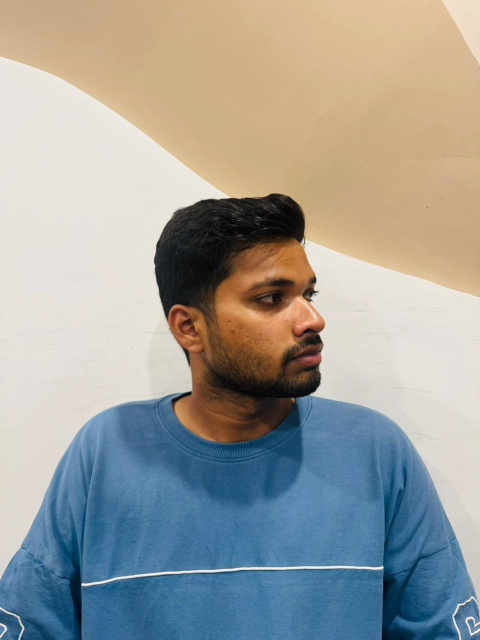
#> input picture smart-attendance-system-main/known_faces/CS-B_CS-B-009/left.jpg, 960 x 1280 px (shown at 1/2 size); its folder holds only this picture in this run
$ python augment_faces.py
#> lines starting #> are read from the running program, lines starting #| are printed output that depends on the picture
#> in augment_known_faces_directory, image is the input picture: shape (1280, 960, 3); mean B, G, R 155, 159.5, 158.1
# augment_faces.py
"""
Data augmentation utility — expands 3 training images per student to 30+.
Run this ONCE before training your model:
    python augment_faces.py
"""
import cv2
import os
import numpy as np
import random
from pathlib import Path


def augment_face_image(image):
    """
    Generate multiple augmented variants of a single face image.
    Each variant simulates a real-world condition: different lighting,
    slight angle, brightness, blur, etc.

    Returns a list of augmented images.
    """
    augmented = []
    h, w = image.shape[:2]
#> h = 1280; w = 960

    # 1. Original (always include)
    augmented.append(image.copy())

    # 2. Horizontal flip (simulates looking slightly left vs right)
    augmented.append(cv2.flip(image, 1))

    # 3. Brightness variations (simulates different room lighting)
    for gamma in [0.6, 0.8, 1.3, 1.6]:
        inv_gamma = 1.0 / gamma
        table = np.array([((i / 255.0) ** inv_gamma) * 255
                          for i in np.arange(256)]).astype("uint8")
        augmented.append(cv2.LUT(image, table))
#> after the loop, augmented = 6 items

    # 4. Rotation (slight head tilt ±5° and ±10°)
    for angle in [-10, -5, 5, 10]:
        M = cv2.getRotationMatrix2D((w // 2, h // 2), angle, 1.0)
        rotated = cv2.warpAffine(image, M, (w, h),
                                 flags=cv2.INTER_LINEAR,
                                 borderMode=cv2.BORDER_REPLICATE)
        augmented.append(rotated)
#> this loop made 4 passes
#> M on passes 1 to 4: [[0.985, -0.174, 118.4], [0.174, 0.985, -73.63]], [[0.996, -0.0872, 57.61], [0.0872, 0.996, -39.4]], [[0.996, 0.0872, -53.95], [-0.0872, 0.996, 44.27]], [[0.985, 0.174, -103.8], [-0.174, 0.985, 93.07]]
#> pass 1, in augment_face_image, `rotated = cv2.warpAffine(image, M, (w, h), flags=cv2.INTER_LINEAR, bor..`:
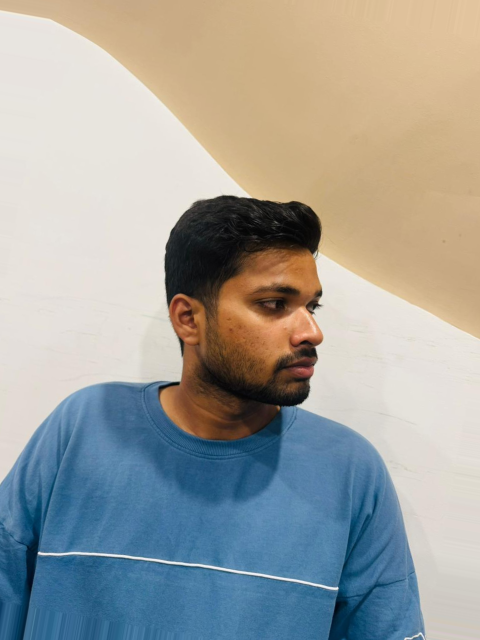
#> rotated: shape (1280, 960, 3) (shown at 1/2 size); mean B, G, R 157.6, 161.9, 160.5
#> pass 2, in augment_face_image, `rotated = cv2.warpAffine(image, M, (w, h), flags=cv2.INTER_LINEAR, bor..`:
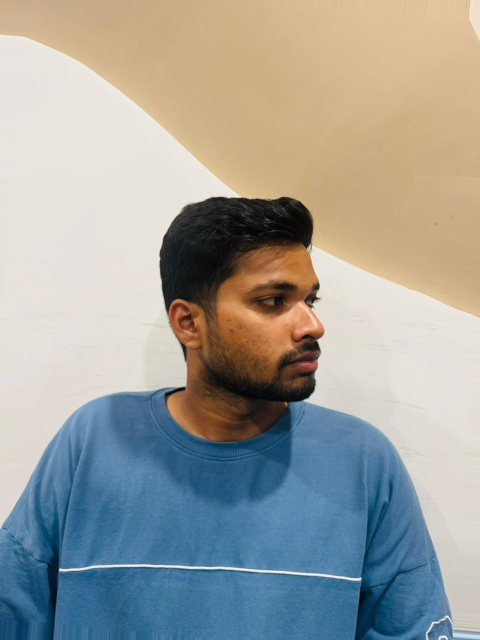
#> rotated: shape (1280, 960, 3) (shown at 1/2 size); mean B, G, R 156.1, 160.5, 159
#> pass 3, in augment_face_image, `rotated = cv2.warpAffine(image, M, (w, h), flags=cv2.INTER_LINEAR, bor..`:
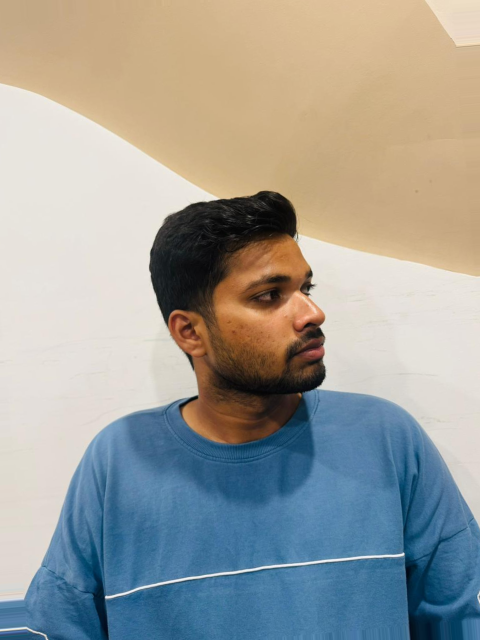
#> rotated: shape (1280, 960, 3) (shown at 1/2 size); mean B, G, R 154.3, 159.1, 157.9
#> after the loop, augmented = 10 items

    # 5. Gaussian noise (simulates low-light grain)
    for _ in range(2):
        noise = np.random.normal(0, 12, image.shape).astype(np.int16)
        noisy = np.clip(image.astype(np.int16) + noise, 0, 255).astype(np.uint8)
        augmented.append(noisy)
#> after the loop, augmented = 12 items

    # 6. Slight blur (simulates camera out of focus)
    augmented.append(cv2.GaussianBlur(image, (5, 5), 0))
    augmented.append(cv2.GaussianBlur(image, (3, 3), 0))

    # 7. Contrast adjustment
    for alpha in [0.75, 1.25]:
        adjusted = np.clip(image.astype(np.float32) * alpha, 0, 255).astype(np.uint8)
        augmented.append(adjusted)
#> this loop made 2 passes
#> pass 1, in augment_face_image, `adjusted = np.clip(image.astype(np.float32) * alpha, 0, 255).astype(np..`:
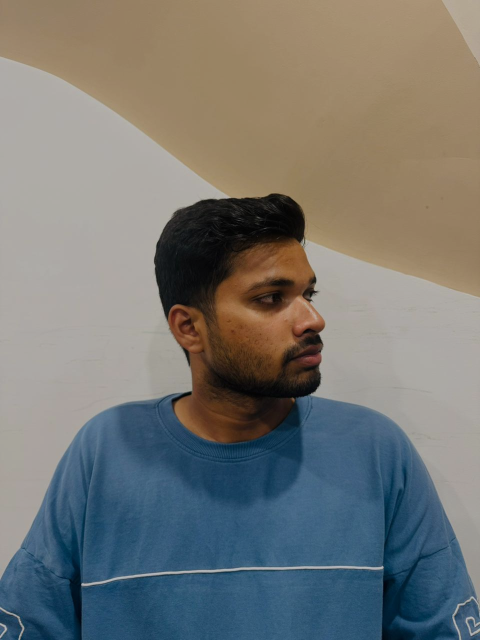
#> adjusted: shape (1280, 960, 3) (shown at 1/2 size); mean B, G, R 115.9, 119.3, 118.2
#> pass 2, in augment_face_image, `adjusted = np.clip(image.astype(np.float32) * alpha, 0, 255).astype(np..`:
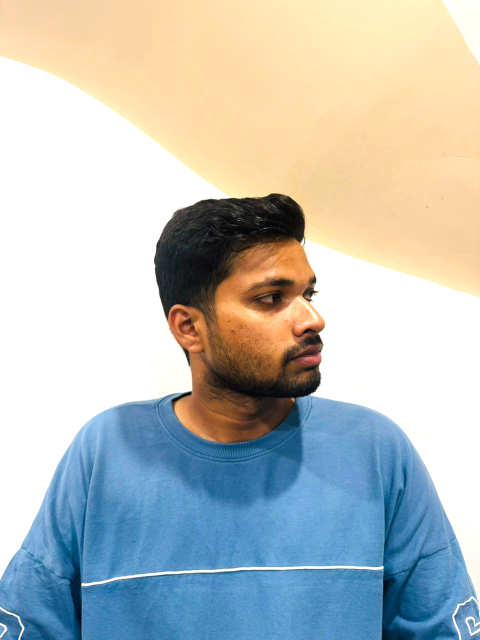
#> adjusted: shape (1280, 960, 3) (shown at 1/2 size); mean B, G, R 188.6, 191.8, 186.7
#> after the loop, augmented = 16 items

    # 8. Slight crop and resize (simulates face at different distances)
    for crop_pct in [0.85, 0.90]:
        margin_x = int(w * (1 - crop_pct) / 2)
        margin_y = int(h * (1 - crop_pct) / 2)
        cropped = image[margin_y:h-margin_y, margin_x:w-margin_x]
        resized = cv2.resize(cropped, (w, h))
        augmented.append(resized)
#> this loop made 2 passes
#> pass 2, in augment_face_image, `cropped = image[margin_y:h-margin_y, margin_x:w-margin_x]`:
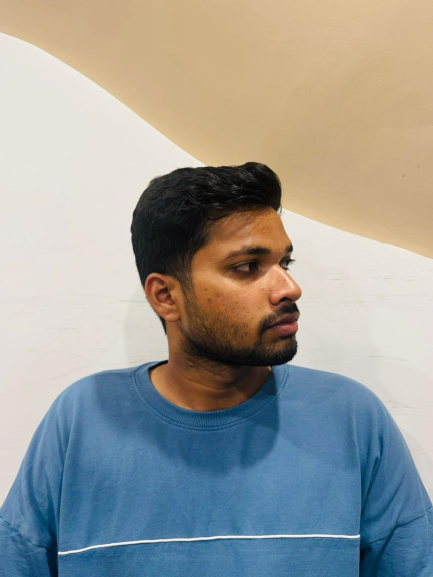
#> cropped: shape (1154, 866, 3) (shown at 1/2 size); mean B, G, R 152.3, 156.6, 155.4
#> after the loop, augmented = 18 items

    return augmented


def augment_known_faces_directory(known_faces_dir="known_faces",
                                   augmented_dir="known_faces_augmented"):
    """
    Read every image from known_faces/, generate augmented variants,
    and save them to known_faces_augmented/.

    The augmented directory is what the model trains on.
    The original known_faces/ directory remains untouched.
    """
    known_path = Path(known_faces_dir)
    aug_path = Path(augmented_dir)

    if not known_path.exists():
        print(f"ERROR: '{known_faces_dir}' directory not found.")
        return

    total_original = 0
    total_augmented = 0

    for person_dir in known_path.iterdir():
        if not person_dir.is_dir():
            continue

        person_name = person_dir.name
        aug_person_dir = aug_path / person_name
        aug_person_dir.mkdir(parents=True, exist_ok=True)

        images_for_person = 0

        for img_file in person_dir.iterdir():
            if img_file.suffix.lower() not in ['.jpg', '.jpeg', '.png']:
                continue

            image = cv2.imread(str(img_file))
            if image is None:
                print(f"  WARNING: Could not load {img_file}")
                continue

            total_original += 1
            images_for_person += 1

            # Generate augmented variants
            variants = augment_face_image(image)
#> variants = 18 items

            # Save each variant
            stem = img_file.stem
            for idx, variant in enumerate(variants):
                save_path = aug_person_dir / f"{stem}_aug{idx:02d}.jpg"
                cv2.imwrite(str(save_path), variant)
                total_augmented += 1
#> this loop made 18 passes
#> pass 2, in augment_known_faces_directory, `cv2.imwrite(str(save_path), variant)`:
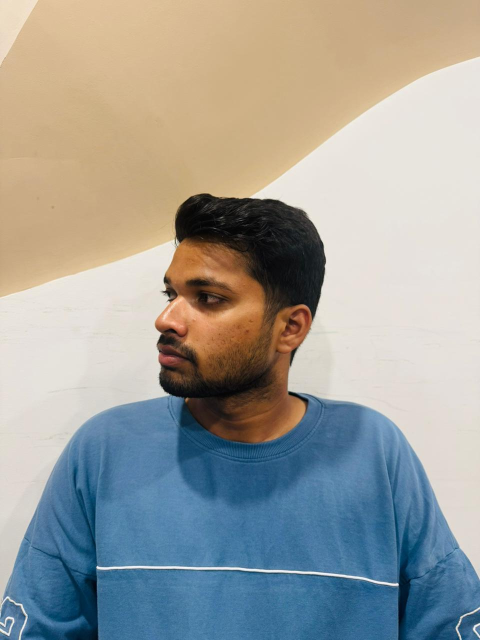
#> saved as left_aug01.jpg: shape (1280, 960, 3) (shown at 1/2 size); mean B, G, R 155, 159.5, 158.1
#> after the loop, total_augmented = 18

        print(f"  {person_name}: {images_for_person} originals → {images_for_person * 18} augmented")
#> pass 2 of the loop in augment_known_faces_directory, `for person_dir in known_path.iterdir():`:
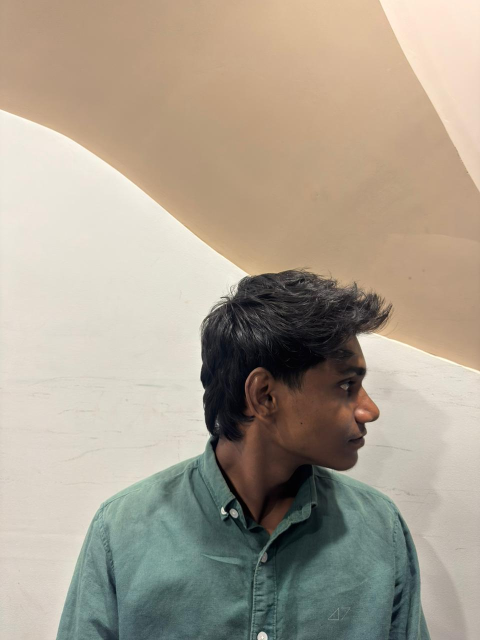
#> input picture smart-attendance-system-main/known_faces/CS-B_CS-B-010/left.jpg, 960 x 1280 px (shown at 1/2 size)
#> in augment_known_faces_directory, image is the input picture: shape (1280, 960, 3); mean B, G, R 144.6, 160.2, 170.5
#> after the loop in augment_face_image (call 2), `for gamma in [0.6, 0.8, 1.3, 1.6]:`: augmented = 6 items
#> the loop in augment_face_image (call 2), `for angle in [-10, -5, 5, 10]:` made 4 passes
#> pass 1, in augment_face_image (call 2), `rotated = cv2.warpAffine(image, M, (w, h), flags=cv2.INTER_LINEAR, bor..`:
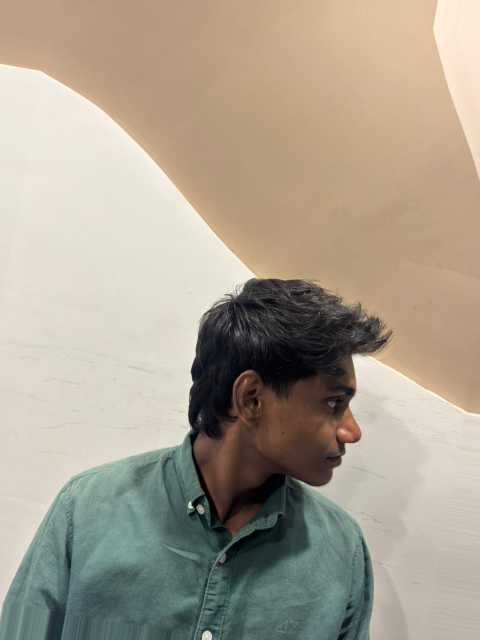
#> rotated: shape (1280, 960, 3) (shown at 1/2 size); mean B, G, R 144.5, 160, 169.8
#> after the loop in augment_face_image (call 2), `for angle in [-10, -5, 5, 10]:`: augmented = 10 items
#> after the loop in augment_face_image (call 2), `for _ in range(2):`: augmented = 12 items
#> after the loop in augment_face_image (call 2), `for alpha in [0.75, 1.25]:`: augmented = 16 items
#> after the loop in augment_face_image (call 2), `for crop_pct in [0.85, 0.90]:`: augmented = 18 items
#> the loop in augment_known_faces_directory, `for idx, variant in enumerate(variants):` made 18 passes
#> pass 2, in augment_known_faces_directory, `cv2.imwrite(str(save_path), variant)`:
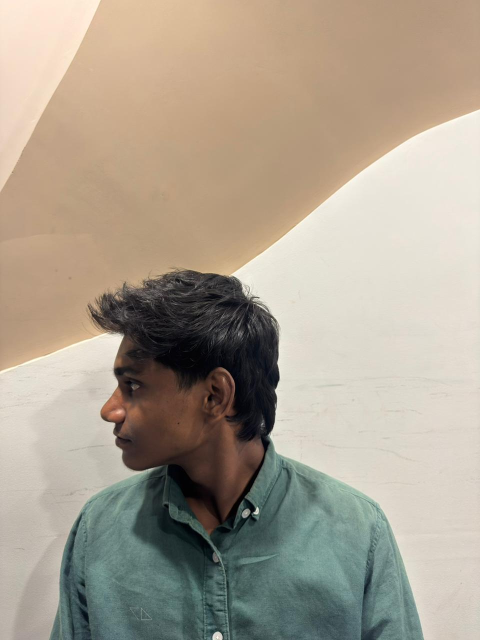
#> saved as left_aug01.jpg: shape (1280, 960, 3) (shown at 1/2 size); mean B, G, R 144.6, 160.2, 170.5
#> after the loop in augment_known_faces_directory, `for idx, variant in enumerate(variants):`: total_augmented = 36

    print(f"\nDone! {total_original} original images → {total_augmented} augmented images")
#| Done! 2 original images → 36 augmented images
    print(f"Augmented data saved to: {aug_path.resolve()}")


if __name__ == "__main__":
    augment_known_faces_directory()
